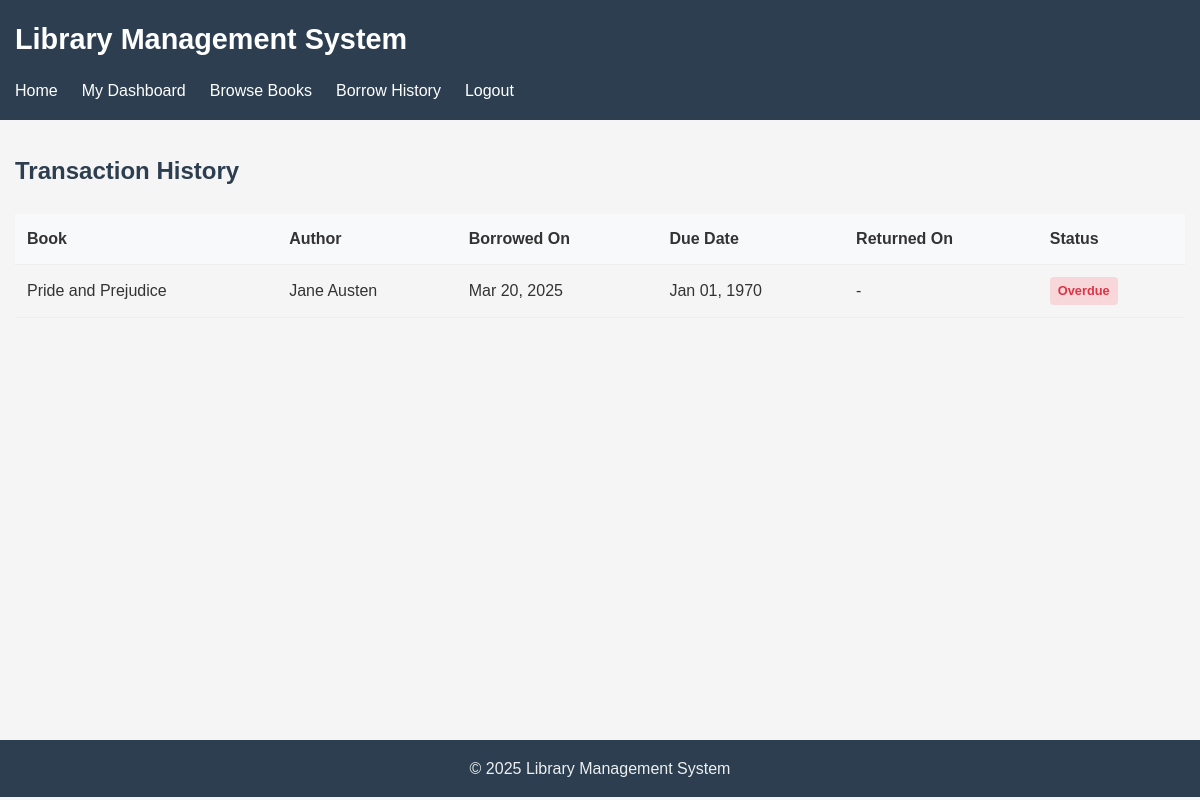
Page /member/history.php (signed in) on the committed database.
### tables this page shows
CREATE TABLE transactions (
    id INTEGER PRIMARY KEY AUTOINCREMENT,
    user_id INTEGER NOT NULL,
    book_id INTEGER NOT NULL,
    borrowed_at TIMESTAMP DEFAULT CURRENT_TIMESTAMP,
    due_date TIMESTAMP NOT NULL,
    returned_at TIMESTAMP,
    status TEXT NOT NULL CHECK (status IN ('borrowed', 'returned', 'overdue')),
    FOREIGN KEY (user_id) REFERENCES users(id),
    FOREIGN KEY (book_id) REFERENCES books(id)
);

CREATE TABLE books (
    id INTEGER PRIMARY KEY AUTOINCREMENT,
    title TEXT NOT NULL,
    author TEXT NOT NULL,
    publisher_id INTEGER,
    year INTEGER,
    isbn TEXT,
    genre TEXT,
    quantity INTEGER NOT NULL DEFAULT 1,
    available INTEGER NOT NULL DEFAULT 1,
    created_at TIMESTAMP DEFAULT CURRENT_TIMESTAMP,
    updated_at TIMESTAMP DEFAULT CURRENT_TIMESTAMP,
    FOREIGN KEY (publisher_id) REFERENCES publishers(id)
);

### includes/db.php (called while the page is built, shortened)
<?php
function get_db_connection() {
    static $db = null;
    if ($db === null) {
        $db_path = __DIR__ . '/../database/library.db';
        try {
            $db = new \SQLite3($db_path);
            $db->enableExceptions(true);
            $db->exec('PRAGMA foreign_keys = ON');
            $db->exec('PRAGMA journal_mode = WAL');
        } catch (\Exception $e) {
            die("Database connection failed: " . $e->getMessage());
        }
    }
    return $db;
}
function db_query($sql, $params = []) {
    $db = get_db_connection();
    try {
        $stmt = $db->prepare($sql);
        if (!empty($params)) {
            foreach ($params as $param => $value) {
                $type = is_int($value) ? SQLITE3_INTEGER : SQLITE3_TEXT;
                $stmt->bindValue($param, $value, $type);
            }
        }
        $result = $stmt->execute();
        return $result;
    } catch (\Exception $e) {
        error_log("Database query error: " . $e->getMessage() . " in query: " . $sql);
        return false;
    }
}
function db_fetch_all($result) {
    $rows = [];
    if ($result) {
        while ($row = $result->fetchArray(SQLITE3_ASSOC)) {
            $rows[] = $row;
        }
    }
    return $rows;
}

### includes/functions.php (called while the page is built, shortened)
<?php
require_once __DIR__ . '/db.php';
function get_user_transaction_history($user_id, $limit = null) {
    $sql = "SELECT t.*, b.title, b.author, b.isbn
            FROM transactions t
            JOIN books b ON t.book_id = b.id
            WHERE t.user_id = :user_id
            ORDER BY t.borrowed_at DESC";
    if ($limit !== null) {
        $sql .= " LIMIT :limit";
        $result = db_query($sql, [':user_id' => $user_id, ':limit' => $limit]);
    } else {
        $result = db_query($sql, [':user_id' => $user_id]);
    }
    return db_fetch_all($result);
}

### member/history.php (the view, shortened to what this page needs)
<?php
require_once __DIR__ . '/../includes/db.php';
require_once __DIR__ . '/../includes/functions.php';
require_once __DIR__ . '/../layouts/Layout.php';
$user_id = get_current_user_id();
$page = isset($_GET['page']) ? (int)$_GET['page'] : 1;
$per_page = 10;
$transaction_history = get_user_transaction_history($user_id, null);
$offset = ($page - 1) * $per_page;
$paginated_history = array_slice($transaction_history, $offset, $per_page);
?>
<div class="member-history">
    <?php if (empty($transaction_history)): ?>
        <div class="alert alert-info">You don't have any transaction history yet.</div>
    <?php else: ?>
        <div class="table-responsive">
            <table class="data-table">
                <thead>
                    <tr>
                        <th>Book</th>
                        <th>Author</th>
                        <th>Borrowed On</th>
                        <th>Due Date</th>
                        <th>Returned On</th>
                        <th>Status</th>
                    </tr>
                </thead>
                <tbody>
                    <?php foreach ($paginated_history as $transaction): ?>
                        <?php
                        $status = $transaction['status'];
                        $status_class = '';
                        if ($status === 'borrowed') {
                            $current_date = date('Y-m-d H:i:s');
                            if (strtotime($transaction['due_date']) < strtotime($current_date)) {
                                $status = 'overdue';
                                $status_class = 'status-overdue';
                            } else {
                                $status_class = 'status-active';
                            }
                        } else if ($status === 'returned') {
                            $status_class = 'status-returned';
                        }
                        ?>
                        <tr>
                            <td><?php echo htmlspecialchars($transaction['title']); ?></td>
                            <td><?php echo htmlspecialchars($transaction['author']); ?></td>
                            <td><?php echo date('M d, Y', strtotime($transaction['borrowed_at'])); ?></td>
                            <td><?php echo date('M d, Y', strtotime($transaction['due_date'])); ?></td>
                            <td>
                                <?php echo $transaction['returned_at'] ? date('M d, Y', strtotime($transaction['returned_at'])) : '-'; ?>
                            </td>
                            <td>
                                <span class="status-badge <?php echo $status_class; ?>">
                                    <?php echo ucfirst($status); ?>
                                </span>
                            </td>
                        </tr>
                    <?php endforeach; ?>
                </tbody>
            </table>
        </div>
    <?php endif; ?>
</div>

### assets/styles.css (style rules this page uses)
* { margin: 0; padding: 0; box-sizing: border-box; }
body { font-family: Arial, sans-serif; line-height: 1.6; color: #333; background-color: #f5f5f5; }
.table-responsive { overflow-x: auto; }
.data-table { width: 100%; border-collapse: collapse; margin-bottom: 1rem; }
.data-table th, .data-table td { padding: 0.75rem; text-align: left; border-bottom: 1px solid #dee2e6; }
.data-table th { background-color: #f8f9fa; font-weight: bold; }

### member/history.php (style rules this page uses)
.member-history { margin-bottom: 2rem; }
.data-table { width: 100%; border-collapse: collapse; margin-bottom: 1.5rem; }
.data-table th, .data-table td { padding: 0.75rem; border-bottom: 1px solid #eee; }
.data-table th { background-color: #f8f9fa; text-align: left; font-weight: 600; }
.status-badge { display: inline-block; padding: 0.25rem 0.5rem; border-radius: 4px; font-size: 0.8rem; font-weight: 600; }
.status-overdue { background-color: #f8d7da; color: #dc3545; }

### rows in the picture
transactions: book.title "Pride and Prejudice", book.author "Jane Austen", borrowed_at "Mar 20, 2025", due_date "Jan 01, 1970", due_date "Overdue"

### other values in the picture
$title "Transaction History"
